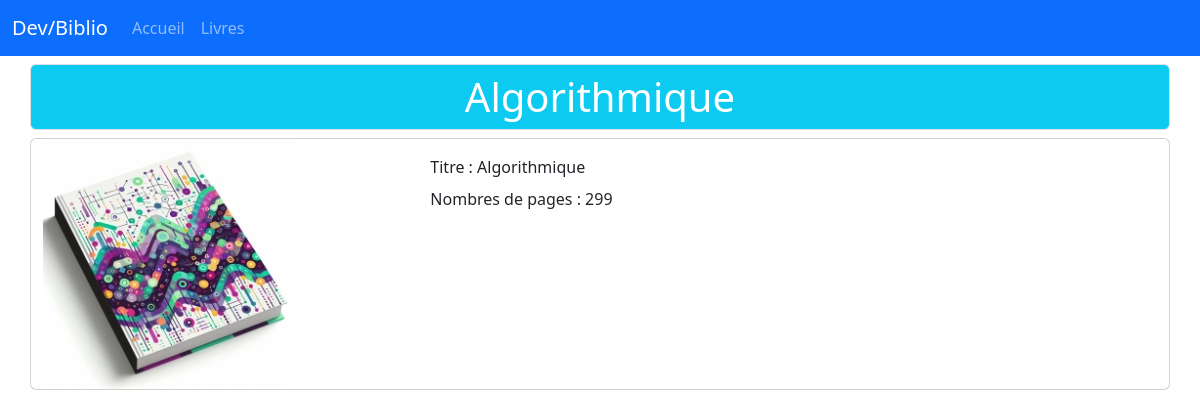
The page /livres/details/1 on the database its author committed.
### tables this page shows
CREATE TABLE IF NOT EXISTS `livres` (
  `id` int NOT NULL AUTO_INCREMENT,
  `titre` varchar(150) NOT NULL,
  `nbPages` int NOT NULL,
  `image` varchar(150) NOT NULL,
  PRIMARY KEY (`id`)
);

### controllers/LivresController.controller.php (called while the page is built, shortened)
<?php
require_once "models/LivreManager.class.php";
class LivresController
{
    private LivreManager $livreManager;
    public function __construct()
    {
        $this->livreManager = new LivreManager;
        $this->livreManager->loadLivres();
    }
    public function viewLivre(int $id): void
    {
        $livre = $this->livreManager->getLivreById($id);
        require_once "views/livre.view.php";
    }
}

### models/Livre.class.php (called while the page is built, shortened)
<?php
class Livre
{
    private int $id;
    private string $titre;
    private int $nbPages;
    private string $image;
    public function __construct(int $id, string $titre, int $nbPages, string $image)
    {
        $this->id = $id;
        $this->titre = $titre;
        $this->nbPages = $nbPages;
        $this->image = $image;
    }
    public function getId(): int
    {
        return $this->id;
    }
    public function getTitre(): string
    {
        return $this->titre;
    }
    public function getNbPages(): int
    {
        return $this->nbPages;
    }
    public function getImage(): string
    {
        return $this->image;
    }
}

### config/config.php (called while the page is built)
<?php
$config = [
    'database' => [
        'db_host' => 'localhost',
        'db_name' => 'tdb_biblio',
        'db_port' => '3306',
        'db_char' => 'utf8',
        'db_user' => 'root',
        'db_pass' => 'root'
    ]
];

### models/Model.class.php (called while the page is built, shortened)
<?php
abstract class Model
{
    private static ?PDO $pdo = null;
    private static function setBdd(): void
    {
        require_once 'config/config.php';
        $dsn = "mysql:host={$config['database']['db_host']};
                dbname={$config['database']['db_name']};
                charset={$config['database']['db_char']};
                port={$config['database']['db_port']}";
        self::$pdo = new PDO($dsn, $config['database']['db_user'], $config['database']['db_pass']);
        self::$pdo->setAttribute(PDO::ATTR_ERRMODE, PDO::ERRMODE_WARNING);
    }
    protected function getBdd(): PDO
    {
        return self::$pdo;
    }
}

### models/LivreManager.class.php (called while the page is built, shortened)
<?php
require_once "Model.class.php";
require_once "Livre.class.php";
class LivreManager extends Model
{
    private array $listeLivres = [];
    public function addLivre(Livre $livre): void
    {
        $this->listeLivres[] = $livre;
    }
    public function loadLivres(): void
    {
        $req = $this->getBdd()->prepare("SELECT * FROM livres");
        $req->execute();
        $livresDepuisBDD = $req->fetchAll(PDO::FETCH_ASSOC);
    }
    public function getLivreById(int $id): Livre
    {
        foreach ($this->listeLivres as $livre) {
            if ($livre->getId() === $id) {
                return $livre;
            }
        }
        throw new Exception("Le livre n'existe pas");
    }
}

### views/livre.view.php (the view, shortened to what this page needs)
<div class="row">
    <div class="card mb-3">
        <div class="row g-0">
            <div class="col-md-4">
                <img src="<?= URL ?>/public/assets/images/<?= $livre->getImage() ?>" class="img-fluid rounded-start" alt="Couverture du livre <?= $livre->getTitre() ?>">
            </div>
            <div class="col-md-8">
                <div class="card-body">
                    <p class="card-title">Titre : <?= $livre->getTitre() ?></p>
                    <p class="card-text">Nombres de pages : <?= $livre->getNbPages() ?></p>
                </div>
            </div>
        </div>
    </div>
</div>
<?php
$content = ob_get_clean();
$titre = $livre->getTitre();
require_once "template.php";
?>

### views/template.php (shortened to what this page needs)
<!DOCTYPE html>
<html lang="en">
<head>
    <link href="https://cdn.jsdelivr.net/npm/bootstrap@5.3.3/dist/css/bootstrap.min.css" rel="stylesheet">
</head>
<body>
</body>
<head>
    <nav class="navbar navbar-expand-lg bg-primary" data-bs-theme="dark">
        <div class="container-fluid">
            <a class="navbar-brand" href="<?= URL ?>accueil">Dev/Biblio</a>
            <div class="collapse navbar-collapse" id="navbarColor01">
                <ul class="navbar-nav me-auto">
                    <li class="nav-item">
                        <a class="nav-link" href="<?= URL ?>accueil">Accueil</a>
                    </li>
                    <li class="nav-item">
                        <a class="nav-link" href="<?= URL ?>livres">Livres</a>
                    </li>
                </ul>
            </div>
        </div>
    </nav>
</head>
<main>
    <div class="container">
        <section>
            <div class="row">
                <h1 class="border rounded my-2 p-2 text-center text-white bg-info"><?= $titre ?></h1>
            </div>
            <?= $content ?>
        </section>
    </div>
</main>
</html>

### rows shown on the page
livres: titre "Algorithmique", image (picture), nbPages "299"
